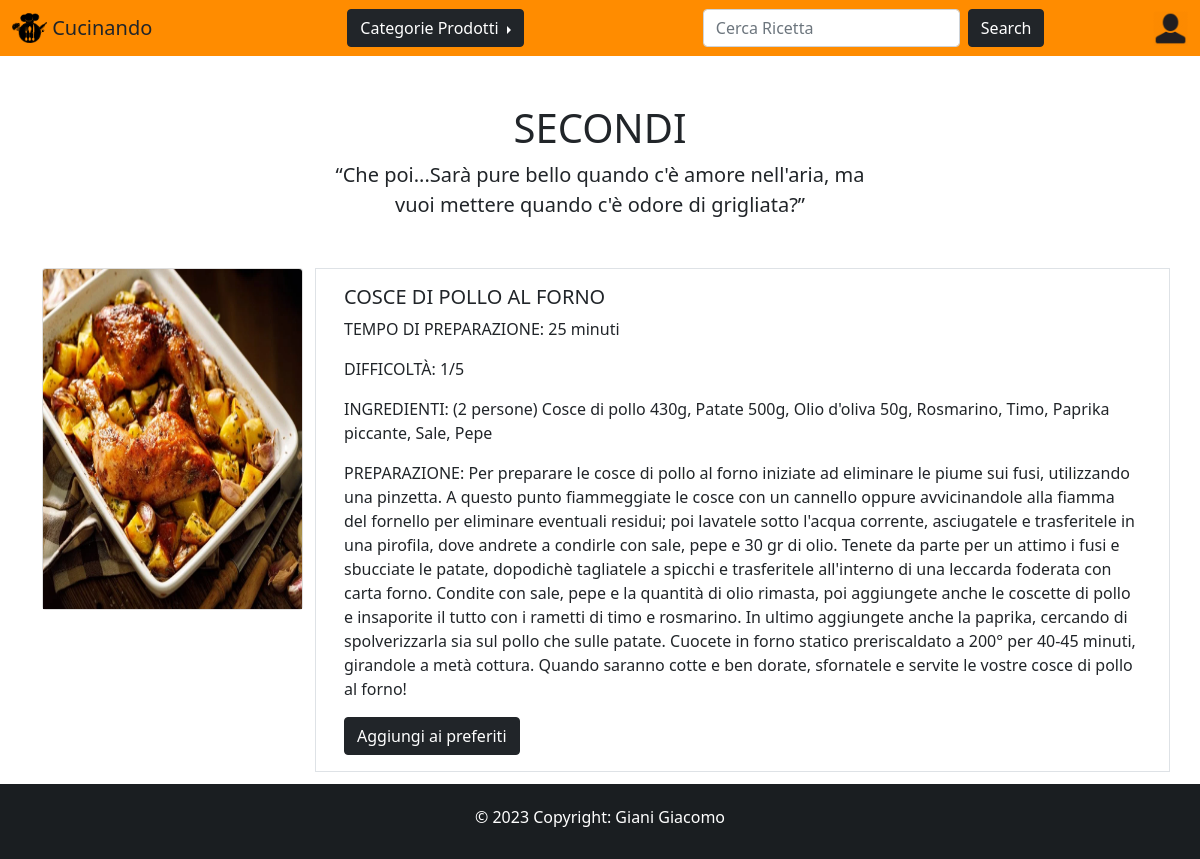
Page /home/secondi on the committed database.
### ricette/models.py (models this page shows, shortened)
class Ricetta(models.Model):
    immagine = models.ImageField()
    nome = models.CharField(max_length=30)
    ingredienti = models.CharField(max_length=2000)
    difficoltà = models.IntegerField(default=1)
    tempo = models.IntegerField(default=1)
    descrizione = models.CharField(max_length=50000)
    categoria = models.CharField(max_length=20)

### ricette/views.py (the view)
# urls.py: path('secondi', views.secondi, name='secondi'),
def secondi(request):
    ricette = Ricetta.objects.all()
    return render(request, "ricette/secondi.html",  {'ricette': ricette})

### ricette/templates/ricette/secondi.html (shortened to what this page needs)
{% extends 'ricette/common.html' %}
{% block content %}
    <nav class="navbar" style="background-color: darkorange;">
        <div class="container-fluid">
            <a class="navbar-brand" href="{% url 'home' %}">
                {% load static %}
                <img src="{% static 'ricette/logo3.png' %}" alt="" width="35" height="30" class="d-inline-block align-top" style="background-color: transparent;">
                <span class="text-dark">Cucinando</span>
            </a>
            <div class="dropend">
                <button class="btn btn-dark dropdown-toggle" type="button" data-bs-toggle="dropdown" >
                    Categorie Prodotti
                </button>
            </div>
            <form class="d-flex" role="search" action="/home/search" method="get" style="margin-right: -3%">
                <input class="form-control me-2" name="query" type="search" placeholder="Cerca Ricetta" aria-label="Search">
                <button class="btn btn-dark" type="submit">Search</button>
            </form>
            <a style="margin-left: -3%" href="{% url 'accedi' %}">
                {% load static %}
                <img src=" {% static 'ricette/account1.png' %} " alt="" width="35" height="35" class="d-inline-block align-top">
            </a>
        </div>
    </nav>
    <div class="container my-5 text-center" style="max-width:580px">
        <h1>SECONDI</h1>
        <p class="lead">“Che poi...Sarà pure bello quando c'è amore nell'aria, ma vuoi mettere quando c'è odore di grigliata?”</p>
    </div>
    <div class="container">
        <div class="row">
            {% for ricetta in ricette %}
                {% if ricetta.categoria == "Secondi"  %}
                <div class="col-lg-3">
                    <div class="card" style="width: 100%;">
                        <img src="{{ ricetta.immagine.url }}" class="card-img-top" alt="..." style="height: 340px;">
                    </div>
                </div>
                <div class="col-lg-9 border border-orange">
                    <div class="card-body">
                        <h5 class="card-title"><span style="text-transform: uppercase;">{{ ricetta.nome }}</span></h5>
                        <p class="card-text"><span style="text-transform: uppercase;">Tempo di Preparazione:</span> {{ ricetta.tempo }} minuti</p>
                        <p class="card-text"><span style="text-transform: uppercase;">Difficoltà: </span>{{ ricetta.difficoltà }}/5</p>
                        <p class="card-text"><span style="text-transform: uppercase;">Ingredienti: </span>{{ ricetta.ingredienti }}</p>
                        <p class="card-text"><span style="text-transform: uppercase;">Preparazione: </span>{{ ricetta.descrizione }}</p>
                        <a href="{% url 'accedi' %}" class="btn btn-dark">Aggiungi ai preferiti</a>
                    </div>
                </div>
                {% endif %}
            {% endfor %}
        </div>
    </div>
{% endblock %}

### rows in the picture
Ricetta: immagine (picture), nome "COSCE DI POLLO AL FORNO", tempo "25", difficoltà "1", ingredienti "(2 persone) Cosce di pollo 430g, Patate 500g, Olio d'oliva 50g, Rosmarino, Timo, Paprika piccante, Sale, Pepe", descrizione "Per preparare le cosce di pollo al forno iniziate ad eliminare le piume sui fusi, utilizzando una pinzetta. A questo punto fiammeggiate le cosce con un cannello oppure avvicinandole alla fiamma del fornello per eliminare eventuali residui; poi lavatele sotto l'acqua corrente, asciugatele e trasferitele in una pirofila, dove andrete a condirle con sale, pepe e 30 gr di olio. Tenete da parte per un attimo i fusi e sbucciate le patate, dopodichè tagliatele a spicchi e trasferitele all'interno di una leccarda foderata con carta forno. Condite con sale, pepe e la quantità di olio rimasta, poi aggiungete anche le coscette di pollo e insaporite il tutto con i rametti di timo e rosmarino. In ultimo…"
